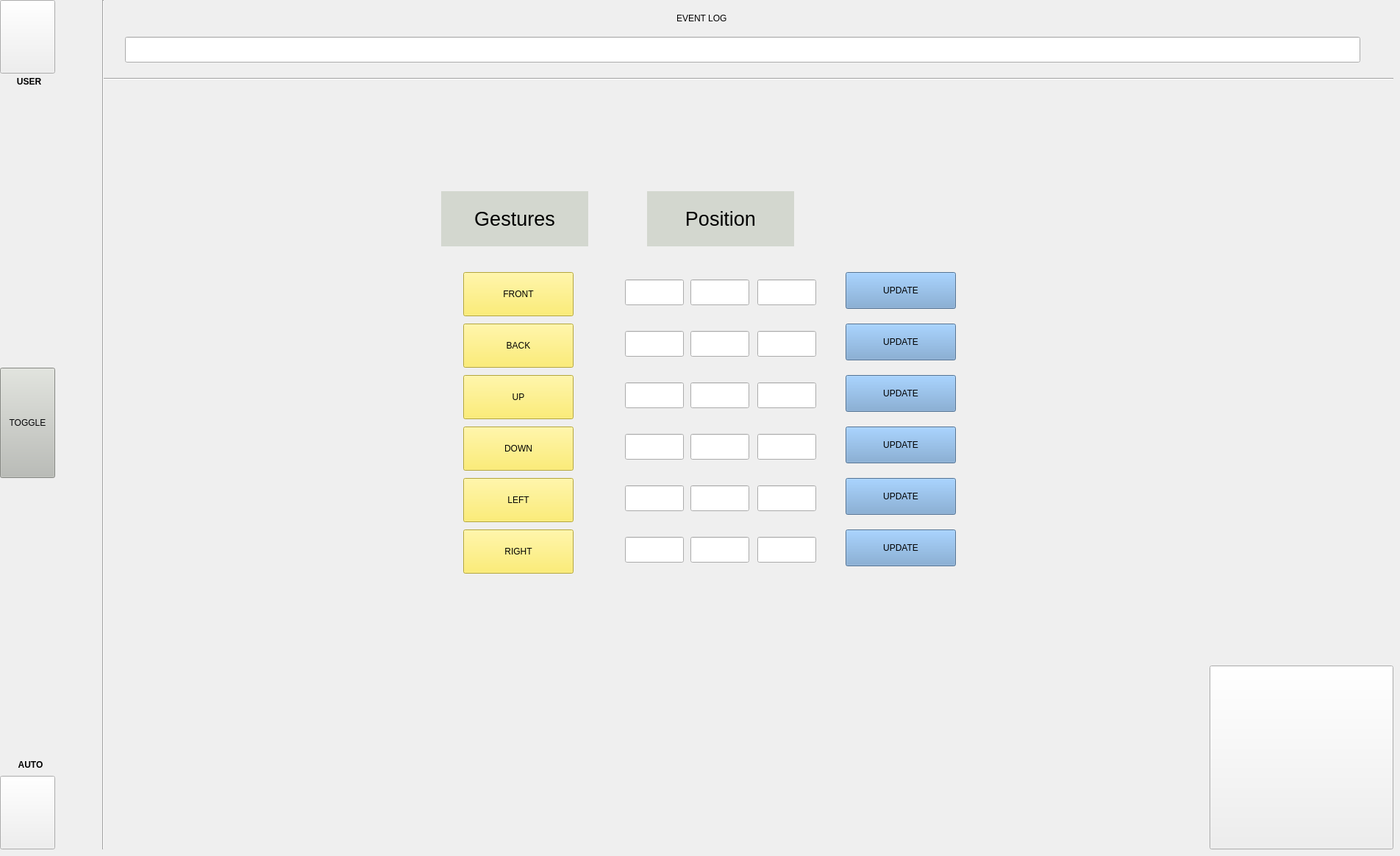
   <widget class="QWidget" name="tab_7">
    <attribute name="icon">
     <iconset>
      <normaloff>AIeye.png</normaloff>AIeye.png</iconset>
    </attribute>
    <attribute name="title">
     <string>AI</string>
    </attribute>
    <widget class="QPushButton" name="pushButton_18">
     <property name="geometry">
      <rect>
       <x>0</x>
       <y>0</y>
       <width>75</width>
       <height>100</height>
      </rect>
     </property>
     <property name="text">
      <string/>
     </property>
     <property name="icon">
      <iconset>
       <normaloff>U.png</normaloff>U.png</iconset>
     </property>
     <property name="iconSize">
      <size>
       <width>100</width>
       <height>90</height>
      </size>
     </property>
    </widget>
    <widget class="QLabel" name="label_11">
     <property name="geometry">
      <rect>
       <x>8</x>
       <y>1030</y>
       <width>67</width>
       <height>20</height>
      </rect>
     </property>
     <property name="styleSheet">
      <string notr="true">font: 75 14pt &quot;Ubuntu Condensed&quot;;</string>
     </property>
     <property name="text">
      <string>&lt;html&gt;&lt;head/&gt;&lt;body&gt;&lt;p align=&quot;center&quot;&gt;&lt;span style=&quot; font-weight:600;&quot;&gt;AUTO&lt;/span&gt;&lt;/p&gt;&lt;/body&gt;&lt;/html&gt;</string>
     </property>
    </widget>
    <widget class="QLabel" name="label_12">
     <property name="geometry">
      <rect>
       <x>6</x>
       <y>101</y>
       <width>67</width>
       <height>21</height>
      </rect>
     </property>
     <property name="styleSheet">
      <string notr="true">font: 75 14pt &quot;Ubuntu Condensed&quot;;</string>
     </property>
     <property name="text">
      <string>&lt;html&gt;&lt;head/&gt;&lt;body&gt;&lt;p align=&quot;center&quot;&gt;&lt;span style=&quot; font-weight:600;&quot;&gt;USER&lt;/span&gt;&lt;/p&gt;&lt;/body&gt;&lt;/html&gt;</string>
     </property>
    </widget>
    <widget class="QPushButton" name="pushButton_19">
     <property name="geometry">
      <rect>
       <x>1645</x>
       <y>905</y>
       <width>250</width>
       <height>250</height>
      </rect>
     </property>
     <property name="text">
      <string/>
     </property>
     <property name="icon">
      <iconset>
       <normaloff>1.png</normaloff>1.png</iconset>
     </property>
     <property name="iconSize">
      <size>
       <width>500</width>
       <height>240</height>
      </size>
     </property>
    </widget>
    <widget class="QPushButton" name="pushButton_20">
     <property name="geometry">
      <rect>
       <x>0</x>
       <y>1055</y>
       <width>75</width>
       <height>100</height>
      </rect>
     </property>
     <property name="text">
      <string/>
     </property>
     <property name="icon">
      <iconset>
       <normaloff>a-removebg-preview.png</normaloff>a-removebg-preview.png</iconset>
     </property>
     <property name="iconSize">
      <size>
       <width>100</width>
       <height>90</height>
      </size>
     </property>
    </widget>
    <widget class="QPushButton" name="up">
     <property name="geometry">
      <rect>
       <x>630</x>
       <y>510</y>
       <width>150</width>
       <height>60</height>
      </rect>
     </property>
     <property name="styleSheet">
      <string notr="true">font: 75 16pt &quot;Ubuntu Condensed&quot;;
background-color: rgb(252, 233, 79);</string>
     </property>
     <property name="text">
      <string>UP</string>
     </property>
    </widget>
    <widget class="QPushButton" name="up3">
     <property name="geometry">
      <rect>
       <x>1150</x>
       <y>510</y>
       <width>150</width>
       <height>50</height>
      </rect>
     </property>
     <property name="styleSheet">
      <string notr="true">font: 75 16pt &quot;Ubuntu Condensed&quot;;
background-color: rgb(114, 159, 207);</string>
     </property>
     <property name="text">
      <string>UPDATE</string>
     </property>
    </widget>
    <widget class="QPushButton" name="up1">
     <property name="geometry">
      <rect>
       <x>1150</x>
       <y>370</y>
       <width>150</width>
       <height>50</height>
      </rect>
     </property>
     <property name="styleSheet">
      <string notr="true">font: 75 16pt &quot;Ubuntu Condensed&quot;;
background-color: rgb(114, 159, 207);</string>
     </property>
     <property name="text">
      <string>UPDATE</string>
     </property>
    </widget>
    <widget class="QPushButton" name="back">
     <property name="geometry">
      <rect>
       <x>630</x>
       <y>440</y>
       <width>150</width>
       <height>60</height>
      </rect>
     </property>
     <property name="styleSheet">
      <string notr="true">font: 75 16pt &quot;Ubuntu Condensed&quot;;
background-color: rgb(252, 233, 79);</string>
     </property>
     <property name="text">
      <string>BACK</string>
     </property>
    </widget>
    <widget class="QPushButton" name="up2">
     <property name="geometry">
      <rect>
       <x>1150</x>
       <y>440</y>
       <width>150</width>
       <height>50</height>
      </rect>
     </property>
     <property name="styleSheet">
      <string notr="true">font: 75 16pt &quot;Ubuntu Condensed&quot;;
background-color: rgb(114, 159, 207);</string>
     </property>
     <property name="text">
      <string>UPDATE</string>
     </property>
    </widget>
    <widget class="QPushButton" name="up5">
     <property name="geometry">
      <rect>
       <x>1150</x>
       <y>650</y>
       <width>150</width>
       <height>50</height>
      </rect>
     </property>
     <property name="styleSheet">
      <string notr="true">font: 75 16pt &quot;Ubuntu Condensed&quot;;
background-color: rgb(114, 159, 207);</string>
     </property>
     <property name="text">
      <string>UPDATE</string>
     </property>
    </widget>
    <widget class="QPushButton" name="left">
     <property name="geometry">
      <rect>
       <x>630</x>
       <y>650</y>
       <width>150</width>
       <height>60</height>
      </rect>
     </property>
     <property name="styleSheet">
      <string notr="true">font: 75 16pt &quot;Ubuntu Condensed&quot;;
background-color: rgb(252, 233, 79);</string>
     </property>
     <property name="text">
      <string>LEFT</string>
     </property>
    </widget>
    <widget class="QLabel" name="label_45">
     <property name="geometry">
      <rect>
       <x>600</x>
       <y>260</y>
       <width>200</width>
       <height>75</height>
      </rect>
     </property>
     <property name="styleSheet">
      <string notr="true">font: 75 bold 24pt &quot;Ubuntu Condensed&quot;;
background-color: rgb(211, 215, 207);</string>
     </property>
     <property name="text">
      <string>&lt;html&gt;&lt;head/&gt;&lt;body&gt;&lt;p align=&quot;center&quot;&gt;&lt;span style=&quot; font-size:20pt;&quot;&gt;Gestures&lt;/span&gt;&lt;/p&gt;&lt;/body&gt;&lt;/html&gt;</string>
     </property>
    </widget>
    <widget class="QPushButton" name="front">
     <property name="geometry">
      <rect>
       <x>630</x>
       <y>370</y>
       <width>150</width>
       <height>60</height>
      </rect>
     </property>
     <property name="styleSheet">
      <string notr="true">font: 75 16pt &quot;Ubuntu Condensed&quot;;
background-color: rgb(252, 233, 79);</string>
     </property>
     <property name="text">
      <string>FRONT</string>
     </property>
    </widget>
    <widget class="QPushButton" name="right">
     <property name="geometry">
      <rect>
       <x>630</x>
       <y>720</y>
       <width>150</width>
       <height>60</height>
      </rect>
     </property>
     <property name="styleSheet">
      <string notr="true">font: 75 16pt &quot;Ubuntu Condensed&quot;;
background-color: rgb(252, 233, 79);</string>
     </property>
     <property name="text">
      <string>RIGHT</string>
     </property>
    </widget>
    <widget class="QPushButton" name="up4">
     <property name="geometry">
      <rect>
       <x>1150</x>
       <y>580</y>
       <width>150</width>
       <height>50</height>
      </rect>
     </property>
     <property name="styleSheet">
      <string notr="true">font: 75 16pt &quot;Ubuntu Condensed&quot;;
background-color: rgb(114, 159, 207);</string>
     </property>
     <property name="text">
      <string>UPDATE</string>
     </property>
    </widget>
    <widget class="QPushButton" name="up6">
     <property name="geometry">
      <rect>
       <x>1150</x>
       <y>720</y>
       <width>150</width>
       <height>50</height>
      </rect>
     </property>
     <property name="styleSheet">
      <string notr="true">font: 75 16pt &quot;Ubuntu Condensed&quot;;
background-color: rgb(114, 159, 207);</string>
     </property>
     <property name="text">
      <string>UPDATE</string>
     </property>
    </widget>
    <widget class="QLabel" name="label_46">
     <property name="geometry">
      <rect>
       <x>880</x>
       <y>260</y>
       <width>200</width>
       <height>75</height>
      </rect>
     </property>
     <property name="styleSheet">
      <string notr="true">font: 75 bold 24pt &quot;Ubuntu Condensed&quot;;
background-color: rgb(211, 215, 207);</string>
     </property>
     <property name="text">
      <string>&lt;html&gt;&lt;head/&gt;&lt;body&gt;&lt;p align=&quot;center&quot;&gt;&lt;span style=&quot; font-size:20pt;&quot;&gt;Position&lt;/span&gt;&lt;/p&gt;&lt;/body&gt;&lt;/html&gt;</string>
     </property>
    </widget>
    <widget class="QLineEdit" name="lineEdit">
     <property name="geometry">
      <rect>
       <x>850</x>
       <y>380</y>
       <width>80</width>
       <height>35</height>
      </rect>
     </property>
    </widget>
    <widget class="QPushButton" name="down">
     <property name="geometry">
      <rect>
       <x>630</x>
       <y>580</y>
       <width>150</width>
       <height>60</height>
      </rect>
     </property>
     <property name="styleSheet">
      <string notr="true">font: 75 16pt &quot;Ubuntu Condensed&quot;;
background-color: rgb(252, 233, 79);</string>
     </property>
     <property name="text">
      <string>DOWN</string>
     </property>
    </widget>
    <widget class="Line" name="line_14">
     <property name="geometry">
      <rect>
       <x>140</x>
       <y>100</y>
       <width>1755</width>
       <height>15</height>
      </rect>
     </property>
     <property name="orientation">
      <enum>Qt::Horizontal</enum>
     </property>
    </widget>
    <widget class="Line" name="line_15">
     <property name="geometry">
      <rect>
       <x>130</x>
       <y>0</y>
       <width>20</width>
       <height>1155</height>
      </rect>
     </property>
     <property name="orientation">
      <enum>Qt::Vertical</enum>
     </property>
    </widget>
    <widget class="QLineEdit" name="lineEdit_41">
     <property name="geometry">
      <rect>
       <x>170</x>
       <y>50</y>
       <width>1680</width>
       <height>35</height>
      </rect>
     </property>
    </widget>
    <widget class="QPushButton" name="enable_AI">
     <property name="geometry">
      <rect>
       <x>0</x>
       <y>500</y>
       <width>75</width>
       <height>150</height>
      </rect>
     </property>
     <property name="styleSheet">
      <string notr="true">background-color: rgb(186, 189, 182);
font: 75 bold 14pt &quot;Ubuntu Condensed&quot;;
color: rgb(3, 3, 5);</string>
     </property>
     <property name="text">
      <string>TOGGLE</string>
     </property>
    </widget>
    <widget class="QLabel" name="label_52">
     <property name="geometry">
      <rect>
       <x>920</x>
       <y>10</y>
       <width>140</width>
       <height>30</height>
      </rect>
     </property>
     <property name="styleSheet">
      <string notr="true">font: 75 Bold 24pt &quot;Ubuntu Condensed&quot;;</string>
     </property>
     <property name="text">
      <string>EVENT LOG</string>
     </property>
    </widget>
    <widget class="QLineEdit" name="lineEdit_8">
     <property name="geometry">
      <rect>
       <x>939</x>
       <y>380</y>
       <width>80</width>
       <height>35</height>
      </rect>
     </property>
    </widget>
    <widget class="QLineEdit" name="lineEdit_9">
     <property name="geometry">
      <rect>
       <x>1030</x>
       <y>380</y>
       <width>80</width>
       <height>35</height>
      </rect>
     </property>
    </widget>
    <widget class="QLineEdit" name="lineEdit_10">
     <property name="geometry">
      <rect>
       <x>1030</x>
       <y>450</y>
       <width>80</width>
       <height>35</height>
      </rect>
     </property>
    </widget>
    <widget class="QLineEdit" name="lineEdit_15">
     <property name="geometry">
      <rect>
       <x>939</x>
       <y>450</y>
       <width>80</width>
       <height>35</height>
      </rect>
     </property>
    </widget>
    <widget class="QLineEdit" name="lineEdit_16">
     <property name="geometry">
      <rect>
       <x>850</x>
       <y>450</y>
       <width>80</width>
       <height>35</height>
      </rect>
     </property>
    </widget>
    <widget class="QLineEdit" name="lineEdit_24">
     <property name="geometry">
      <rect>
       <x>1030</x>
       <y>520</y>
       <width>80</width>
       <height>35</height>
      </rect>
     </property>
    </widget>
    <widget class="QLineEdit" name="lineEdit_25">
     <property name="geometry">
      <rect>
       <x>1030</x>
       <y>590</y>
       <width>80</width>
       <height>35</height>
      </rect>
     </property>
    </widget>
    <widget class="QLineEdit" name="lineEdit_26">
     <property name="geometry">
      <rect>
       <x>939</x>
       <y>520</y>
       <width>80</width>
       <height>35</height>
      </rect>
     </property>
    </widget>
    <widget class="QLineEdit" name="lineEdit_27">
     <property name="geometry">
      <rect>
       <x>939</x>
       <y>590</y>
       <width>80</width>
       <height>35</height>
      </rect>
     </property>
    </widget>
    <widget class="QLineEdit" name="lineEdit_28">
     <property name="geometry">
      <rect>
       <x>850</x>
       <y>520</y>
       <width>80</width>
       <height>35</height>
      </rect>
     </property>
    </widget>
    <widget class="QLineEdit" name="lineEdit_29">
     <property name="geometry">
      <rect>
       <x>850</x>
       <y>590</y>
       <width>80</width>
       <height>35</height>
      </rect>
     </property>
    </widget>
    <widget class="QLineEdit" name="lineEdit_30">
     <property name="geometry">
      <rect>
       <x>1030</x>
       <y>660</y>
       <width>80</width>
       <height>35</height>
      </rect>
     </property>
    </widget>
    <widget class="QLineEdit" name="lineEdit_31">
     <property name="geometry">
      <rect>
       <x>1030</x>
       <y>730</y>
       <width>80</width>
       <height>35</height>
      </rect>
     </property>
    </widget>
    <widget class="QLineEdit" name="lineEdit_32">
     <property name="geometry">
      <rect>
       <x>939</x>
       <y>660</y>
       <width>80</width>
       <height>35</height>
      </rect>
     </property>
    </widget>
    <widget class="QLineEdit" name="lineEdit_33">
     <property name="geometry">
      <rect>
       <x>939</x>
       <y>730</y>
       <width>80</width>
       <height>35</height>
      </rect>
     </property>
    </widget>
    <widget class="QLineEdit" name="lineEdit_34">
     <property name="geometry">
      <rect>
       <x>850</x>
       <y>660</y>
       <width>80</width>
       <height>35</height>
      </rect>
     </property>
    </widget>
    <widget class="QLineEdit" name="lineEdit_35">
     <property name="geometry">
      <rect>
       <x>850</x>
       <y>730</y>
       <width>80</width>
       <height>35</height>
      </rect>
     </property>
    </widget>
   </widget>
